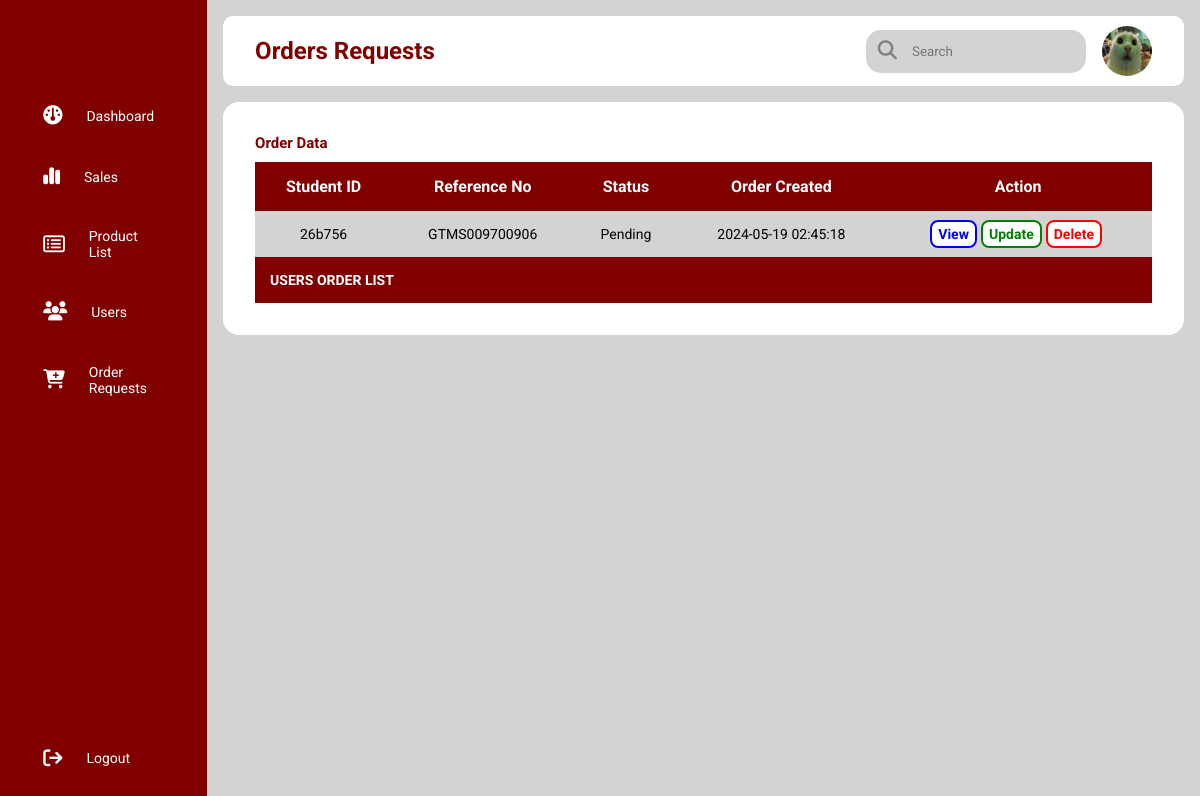
Screenshot of /admin/orders.php (signed in) with the database file from the repository.
### tables this page shows
CREATE TABLE `orders` (
  `id` int(11) NOT NULL,
  `reference_no` varchar(15) NOT NULL,
  `student_id` varchar(20) NOT NULL,
  `amount` varchar(50) NOT NULL,
  `garment_type` varchar(50) NOT NULL,
  `garment_id` varchar(11) NOT NULL,
  `gender` varchar(10) NOT NULL,
  `notes` varchar(555) NOT NULL,
  `status` varchar(20) NOT NULL,
  `created` datetime NOT NULL DEFAULT current_timestamp(),
  `modified` timestamp NOT NULL DEFAULT current_timestamp()
);

### object/order.php (called while the page is built, shortened)
<?php
class Order{
    private $conn;
    private $table_name = "orders";
    public function __construct($db){
        $this->conn = $db;
    }
    function readRequest(){
        $query = "SELECT *
                    FROM
                    " . $this->table_name ."
                    WHERE
                        status = 'Pending'";
        $stmt = $this->conn->prepare($query);
        $stmt->execute();
        return $stmt;
    }
}
?>

### object/user.php (called while the page is built, shortened)
<?php
class User {
	private $conn;
	private $table_name = "users";
	public function __construct($db) {
		$this->conn = $db;
	}
	function countUser(){
		$query = "SELECT COUNT(*) as user_count
					FROM
					" . $this->table_name . "
					WHERE
					access_level = 'student'";
		$stmt = $this->conn->prepare($query);
		$stmt->execute();
		$row = $stmt->fetch(PDO::FETCH_ASSOC);
		$user_count = $row['user_count'];
		return $user_count;
	}
}
?>

### admin/orders.php (the view, shortened to what this page needs)
<?php
include_once '../object/order.php';
include_once '../object/user.php';
$database = new Database();
$db = $database->getConnection();
$order = new Order($db);
include_once 'sidebar.php';
include_once 'layout_head.php';
$stmt = $order->readRequest();
$num = $stmt->rowCount();
?>
<div class="table_wrapper">
    <h3 class="main_title">Order Data</h3>
    <?php
        if ($num>0) {
            echo "<div class='table_container'>";
            echo "<table>";
                echo "<thead>";
                    echo "<tr>";
                        echo "<th>Student ID</th>";
                        echo "<th>Reference No</th>";
                        echo "<th>Status</th>";
                        echo "<th>Order Created</th>";
                        echo "<th>Action</th>";
                    echo "</tr>";
                echo "</thead>";
                echo "<tbody>";
                    while ($row = $stmt->fetch(PDO::FETCH_ASSOC)) {
                        extract($row);
                        echo "<tr>";
                            echo "<td>{$student_id}</td>";
                            echo "<td>{$reference_no}</td>";
                            echo "<td>{$status}</td>";
                            echo "<td>{$created}</td>";
                            echo "<td>";
                                echo "<a href='../admin/view_request.php?oid={$id}' class='action_btn1'>View</a>";
                                echo "<a href='../admin/update_request.php?oid={$id}' class='action_btn2'>Update</a>";
                                echo "<a href='#' class='action_btn3' onclick='deleteOrder({$id})'>Delete</a>";
                        echo "</tr>";
                    }
                echo "</tbody>";
                echo "<tfoot>";
                    echo "<tr>";
                        echo "<td colspan='8' class='table_foot'>USERS ORDER LIST</td>";
                    echo "</tr>";
                echo "</tfoot>";
            echo "</table>";
        }else{
            echo "<div class='message-box-failed'>";
                echo "No uniform request.";
            echo "</div>";
        }
    ?>
    </div>
<?php include_once 'layout_foot.php'; ?>

### libs/css/admin-style.css (style rules this page uses)
* { margin: 0; padding: 0; border: none; outline: none; box-sizing: border-box; font-family: Roboto; }
body { display: flex; }
.main_title { color: maroon; padding-bottom: 10px; font-size: 15px; }
.table_wrapper { background: white; margin-top: 1rem; border-radius: 1rem; padding: 2rem 2rem; overflow-x: auto; }
.table_container { width: 100%; margin: 0 auto; }
table { width: 100%; border-collapse: collapse; }
thead { background: maroon; color: white; }
th { padding: 15px; text-align: center; }
tbody { background: lightgray; }
td { text-align: center; padding: 15px; font-size: 14px; color: black; }
tfoot .table_foot { background: maroon; font-weight: bold; color: white; text-align: left; }
tfoot td { padding: 15px; color: white; }
.action_btn1, .action_btn2, .action_btn3 { text-decoration: none; border-radius: 8px; font-weight: bold; background-color: white; transition-duration: 0.3s; margin-right: 4px; padding: 4px 6px; }
.action_btn1 { border: 2px solid blue; color: blue; }
.action_btn2 { border: 2px solid green; color: green; }
.action_btn3 { border: 2px solid red; color: red; }

### rows the page displays
orders: student "26b756", reference_no "GTMS009700906", status "Pending", created "2024-05-19 02:45:18"

### other values shown
$page_title "Orders Requests"
